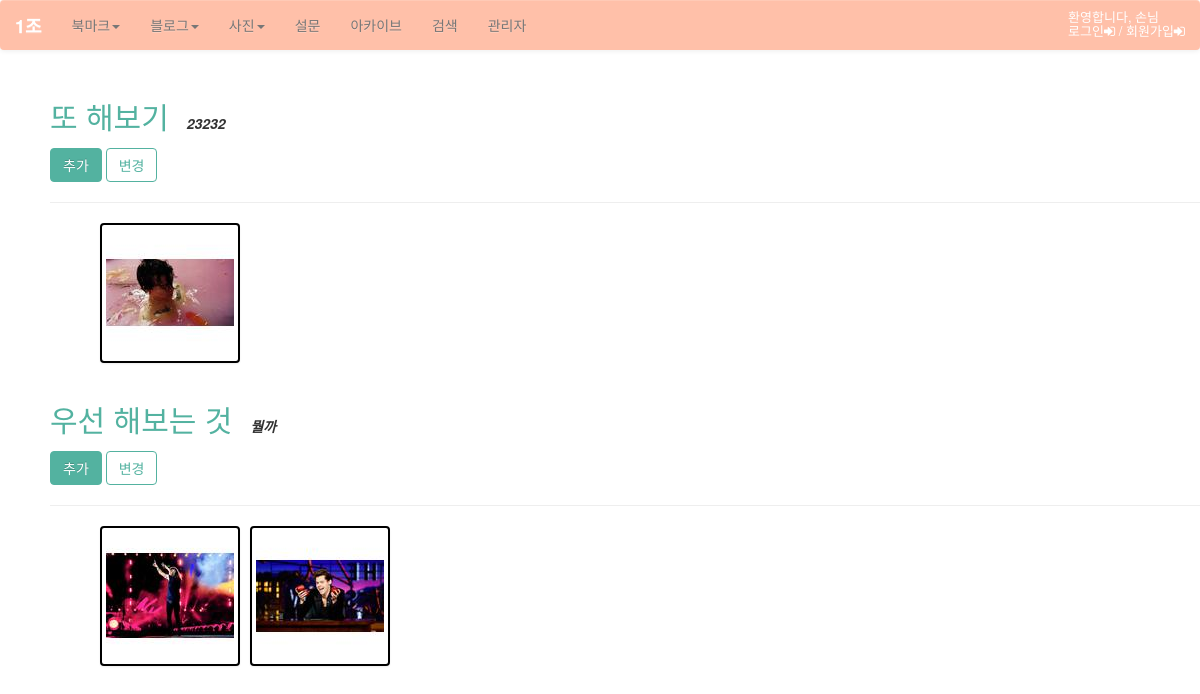
The app's page /photo/ with its own data.
### photo/models.py (models this page shows, shortened)
@python_2_unicode_compatible
class Album(models.Model):
    name = models.CharField(max_length=50)
    description = models.CharField('One Line Description', max_length=100, blank=True)
    owner = models.ForeignKey(User, null=True)
    class Meta:
        ordering = ['name']

@python_2_unicode_compatible
class Photo(models.Model):
    album = models.ForeignKey(Album)
    title = models.CharField(max_length=50)
    image = ThumbnailImageField(upload_to='photo/%Y/%m')
    description = models.TextField('Photo Description', blank=True)
    upload_date = models.DateTimeField('Upload Date', auto_now_add=True)
    owner = models.ForeignKey(User, null=True)
    class Meta:
        ordering = ['title']
    def get_absolute_url(self):
        return reverse('photo:photo_detail', args=(self.id,))

### photo/views.py (the view)
class AlbumLV(ListView):
    model = Album

### photo/fields.py (called while the page is built)
def _add_thumb(s):
    parts = s.split(".")
    parts.insert(-1, "thumb")
    if parts[-1].lower() not in ['jpeg', 'jpg']:
        parts[-1] = 'jpg'
    return ".".join(parts)

    def _get_thumb_url(self):
        return _add_thumb(self.url)

### photo/templates/photo/album_list.html (shortened to what this page needs)
{% extends "base.html" %}
{% load staticfiles %}
{% block extrastyle %}{% static "photo/photo.css" %}{% endblock %}
{% block content %}
<div id="content">
    {% for item in object_list %}
    <div class="clear_float">
        <h2 style="display:inline"><a href="{% url 'photo:album_detail' item.id %}">{{ item.name }}</a></h2>
        &emsp;<b><i>{{ item.description }}</i></b>
        <br />
        <div class="button">
          <a href="{% url 'photo:photo_add' %}" class="btn btn-primary" role="button">추가</a>
          <a href="{% url 'photo:photo_change' %}" class="btn btn-default" role="button">변경</a>
        </div>
    </div>
    <hr/>
    <div class="album-list">
        {% for photo in item.photo_set.all|slice:":5" %}
        <div class="album-list-photo">
            <a href="{{ photo.get_absolute_url }}">
            <img class="thumbnail" src="{{ photo.image.thumb_url }}" />
            </a>
        </div>
        {% endfor %}
    </div>
    {% endfor %}
</div>
{% endblock %}

### static/css/base.css (style rules this page uses)
body { background: white; }
a, a:focus { color: #53B2A0; }
.btn-primary { background: #53B2A0; border: 1px solid #53B2A0; color: #fff; box-shadow: none; }
.btn-default { background: #fff; border: 1px solid #53B2A0; color: #53B2A0; box-shadow: none; }
#content { margin-left: 50px; }
.clear_float { margin-top: 50px; }
.button { margin-top: 15px; }

### photo/static/photo/photo.css (style rules this page uses)
div.album-list { margin: 20px 50px; }
div.album-list-photo { float: left; width: 150px; height: 180px; }
img.thumbnail { border:2px solid #000; }
div.clear_float { clear: both; }

### records on screen
Album: name "또 해보기", description "23232"
Photo: shows a picture
Album: name "우선 해보는 것", description "뭘까"
Photo: shows a picture
Photo: shows a picture
